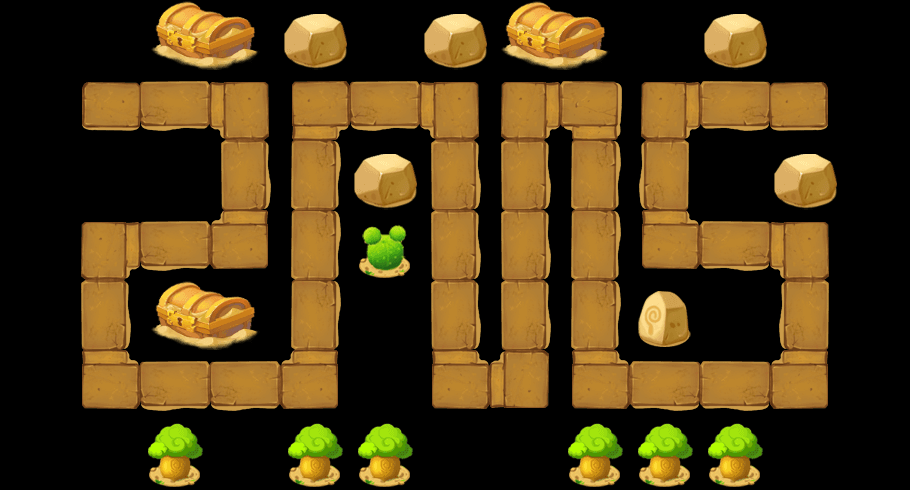

Tiled map render using the project's own tile images. Description and the map definition, with tile-layer contents summarised, below:
An orthogonal 13x7 tile map with 70x70 px tiles, 2 tile layers (content, things) and 22 objects (2x E45, way1_0, way1_1, way1_2, way1_3, ...).

<map version="1.0" orientation="orthogonal" width="13" height="7" tilewidth="70" tileheight="70">
 <tileset firstgid="1" name="theme3Tiles" tilewidth="70" tileheight="70" spacing="2" margin="2">
  <image source="theme1Tiles.png" width="512" height="512" />
  <tile id="4">
   <properties>
    <property name="thingIdx" value="303" />
   </properties>
  </tile>
  <tile id="6">
   <properties>
    <property name="thingIdx" value="107" />
   </properties>
  </tile>
  <tile id="7">
   <properties>
    <property name="thingIdx" value="401" />
   </properties>
  </tile>
  <tile id="8">
   <properties>
    <property name="" value="" />
   </properties>
  </tile>
  <tile id="9">
   <properties>
    <property name="thingIdx" value="206" />
   </properties>
  </tile>
  <tile id="10">
   <properties>
    <property name="thingIdx" value="207" />
   </properties>
  </tile>
  <tile id="11">
   <properties>
    <property name="thingIdx" value="304" />
   </properties>
  </tile>
  <tile id="13">
   <properties>
    <property name="thingIdx" value="112" />
   </properties>
  </tile>
  <tile id="14">
   <properties>
    <property name="thingIdx" value="109" />
   </properties>
  </tile>
  <tile id="15">
   <properties>
    <property name="thingIdx" value="109" />
   </properties>
  </tile>
  <tile id="16">
   <properties>
    <property name="thingIdx" value="109" />
   </properties>
  </tile>
  <tile id="17">
   <properties>
    <property name="thingIdx" value="" />
   </properties>
  </tile>
  <tile id="18">
   <properties>
    <property name="thingIdx" value="109" />
   </properties>
  </tile>
  <tile id="19">
   <properties>
    <property name="thingIdx" value="111" />
   </properties>
  </tile>
  <tile id="20">
   <properties>
    <property name="thingIdx" value="110" />
   </properties>
  </tile>
  <tile id="21">
   <properties>
    <property name="blank" value="1" />
   </properties>
  </tile>
  <tile id="22">
   <properties>
    <property name="way" value="1" />
   </properties>
  </tile>
  <tile id="23">
   <properties>
    <property name="way" value="1" />
   </properties>
  </tile>
  <tile id="24">
   <properties>
    <property name="way" value="1" />
   </properties>
  </tile>
  <tile id="25">
   <properties>
    <property name="way" value="1" />
   </properties>
  </tile>
  <tile id="26">
   <properties>
    <property name="way" value="1" />
   </properties>
  </tile>
  <tile id="27">
   <properties>
    <property name="way" value="1" />
   </properties>
  </tile>
  <tile id="28">
   <properties>
    <property name="way" value="1" />
   </properties>
  </tile>
  <tile id="29">
   <properties>
    <property name="way" value="1" />
   </properties>
  </tile>
  <tile id="30">
   <properties>
    <property name="way" value="1" />
   </properties>
  </tile>
  <tile id="31">
   <properties>
    <property name="way" value="1" />
   </properties>
  </tile>
  <tile id="32">
   <properties>
    <property name="way" value="1" />
   </properties>
  </tile>
  <tile id="33">
   <properties>
    <property name="way" value="1" />
   </properties>
  </tile>
  <tile id="34">
   <properties>
    <property name="way" value="1" />
   </properties>
  </tile>
  <tile id="35">
   <properties>
    <property name="way" value="1" />
   </properties>
  </tile>
  <tile id="36">
   <properties>
    <property name="way" value="1" />
   </properties>
  </tile>
  <tile id="37">
   <properties>
    <property name="way" value="1" />
   </properties>
  </tile>
 </tileset>
 <layer name="content" width="13" height="7">
  <data>[91 cells, 43 non-empty, 4 distinct tile ids]</data>
 </layer>
 <layer name="things" width="13" height="7">
  <data>[91 cells, 19 non-empty, 6 distinct tile ids]</data>
 </layer>
 <objectgroup name="objs" width="13" height="7">
  <object name="way1_0" x="100" y="94" width="24" height="18" />
  <object name="way1_1" x="232" y="95" width="24" height="18" />
  <object name="way1_2" x="228" y="235" width="24" height="18" />
  <object name="way1_3" x="94" y="235" width="24" height="18" />
  <object name="way1_4" x="98" y="372" width="24" height="18" />
  <object name="way1_5" x="298" y="376" width="24" height="18" />
  <object name="way1_6" x="299" y="96" width="24" height="18" />
  <object name="way1_7" x="440" y="92" width="24" height="18" />
  <object name="way1_8" x="448" y="379" width="24" height="18" />
  <object name="way1_9" x="515" y="370" width="24" height="18" />
  <object name="way1_10" x="509" y="95" width="24" height="18" />
  <object name="way1_11" x="589" y="92" width="24" height="18" />
  <object name="way1_12" x="583" y="377" width="24" height="18" />
  <object name="way1_13" x="788" y="382" width="24" height="18" />
  <object name="way1_14" x="795" y="242" width="24" height="18" />
  <object name="way1_15" x="653" y="239" width="24" height="18" />
  <object name="way1_16" x="657" y="102" width="24" height="18" />
  <object name="way1_17" x="784" y="94" width="24" height="18" />
  <object name="preTower" x="720" y="301" width="32" height="29">
   <properties>
    <property name="level" value="1" />
    <property name="towerIdx" value="1" />
   </properties>
  </object>
  <object name="E45" x="473" y="375" width="31" height="21">
   <properties>
    <property name="growTime" value="5" />
    <property name="hp" value="180" />
    <property name="wave" value="3" />
   </properties>
  </object>
  <object name="hero" x="720" y="233" width="28" height="23" />
  <object name="E45" x="370" y="92" width="31" height="21">
   <properties>
    <property name="growTime" value="5" />
    <property name="hp" value="180" />
    <property name="wave" value="3" />
   </properties>
  </object>
 </objectgroup>
</map>
